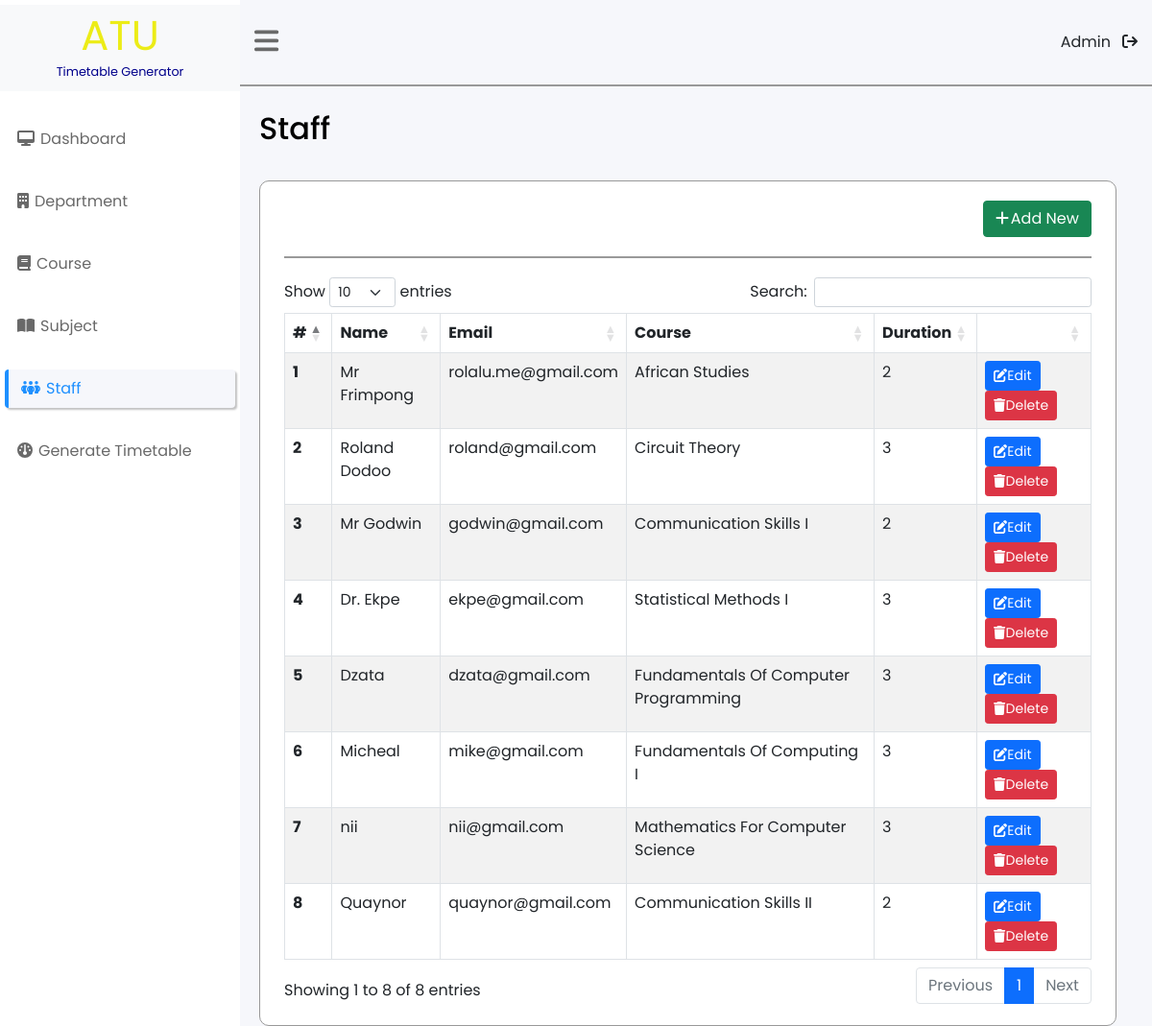
Page /staff.php on the committed database.
### tables this page shows
CREATE TABLE `staff` (
  `staff_id` int(11) NOT NULL,
  `staff_name` varchar(100) DEFAULT NULL,
  `email` varchar(50) DEFAULT NULL,
  `staff_subject` text DEFAULT NULL,
  `duration` int(5) DEFAULT NULL
);

### fetch.php (called while the page is built, shortened)
<?php
   include_once "connection.php";
   try {
   $staffStmt = $conn->prepare("SELECT * FROM staff");
   $staffStmt->execute();
   $staffs= $staffStmt->fetchAll(PDO::FETCH_OBJ);
   } catch (Exception $ex) {
    echo "Connection failed: " . $ex->getMessage();
   }
?>

### staff.php (the view, shortened to what this page needs)
<?php
include "fetch.php";
$sum = 1;
?>
<!DOCTYPE html>
<html lang="en">
<head>
    <link rel="stylesheet" href="https://cdnjs.cloudflare.com/ajax/libs/twitter-bootstrap/5.1.3/css/bootstrap.min.css">
    <link rel="stylesheet" type="text/css" href="https://cdn.datatables.net/1.12.1/css/dataTables.bootstrap5.min.css">
  <link rel="stylesheet" href="icons/css/all.css">
  <link rel="stylesheet" href="CSS/dashboard.css">
  <link rel="stylesheet" href="CSS/department.css">
</head>
<body>
  <div class="sidebar" >
    <div class="sidebar-brand">
      <div class="brand">ATU</div>
      <div class="label">Timetable Generator</div>
    </div>
    <div class="sidebar-menu">
      <ul>
      <li ><a href="dashboard.php"><i class="fa-solid fa-desktop"></i><span>Dashboard</span></a></li>
        <li><a href="department.php"><i class="fa-solid fa-building"></i><span>Department</span></a></li>
        <li ><a href="course.php"><i class="fa-solid fa-book"></i><span>Course</span></a></li>
        <li><a href="subject.php"><i class="fa-solid fa-book-open"></i><span>Subject</span></a></li>
        <li  class="active"><a href="staff.php"><i class="fa-solid fa-people-group"></i><span>Staff</span></a></li>
        <li><a href="generate.php"><i class="fa-solid fa-gauge"></i><span>Generate Timetable</span></a></li>
      </ul>
    </div>
  </div>
   <main>
   <div class="header">
      <div class="icon-bar" id="bars"><i class="fa-solid fa-bars"></i></div>
      <div class="profile">
        <div class="img">Admin</div>
        <div class="log-out"><i class="fa-solid fa-arrow-right-from-bracket"></i></div>
      </div>
    </div>
    <div class="main-content" >
        <div class="menu-title">
            <h3>Staff</h3>
        </div>
        <div class="table-container">
          <div class="addBtn">
          <button type="button" class="btn btn-success" data-bs-toggle="modal" data-bs-target="#exampleModal"> <i class="fa-solid fa-plus" style="margin-right: 2px;"></i></i>Add New</button>
          </div>
        <table  id="table_id" class="display table table-striped table-bordered">
        <thead>
            <tr>
              <th scope="col">#</th>
              <th scope="col">Name</th>
              <th scope="col">Email</th>
              <th scope="col">Course</th>
              <th scope="col">Duration</th>
              <th scope="col"></th>
            </tr>
          </thead>
          <tbody>
          <?php foreach ($staffs as $staff) : ?>
            <tr>
              <th scope="row"><?=$sum++?></th>
              <td><?=$staff->staff_name?></td>
              <td><?=$staff->email?></td>
              <td><?=$staff->staff_subject?></td>
              <td><?=$staff->duration?></td>
              <td>
             <button type="button" class="btn btn-primary btn-sm" data-bs-toggle="modal" data-bs-target="#Modal<?=$staff->staff_id?>"><i class="fa-solid fa-pen-to-square"></i>Edit</button>
             <a href="deleteStaff.php?id=<?=$staff->staff_id?>"><button type="button" class="btn btn-danger btn-sm"><i class="fa-solid fa-trash"></i>Delete</button></a>
              </td>
            </tr>
            <?php endforeach ?>
          </tbody>
    </table>
        </div>
   </main>
</body>
</html>

### CSS/dashboard.css (style rules this page uses)
* { padding: 0; margin: 0; box-sizing: border-box; font-family: 'Poppins', sans-serif; text-decoration: none !important; }
body { background-color: #f6f7fb; display: flex; height: 100vh; position: relative; }
.sidebar { padding-top: 5px; position: fixed; height: 100%; width: 250px; background: #fff; }
.sidebar-brand { display: flex; flex-direction: column; align-items: center; background: #f8f9fa; height: 90px; }
.sidebar-brand .brand { font-size: 2.7rem; color: #ecec17; }
.sidebar-brand .label { margin-top: -5px; font-size: .8rem; color: #00008b; }
.sidebar-menu { margin-top: 30px; padding: 0 5px; }
.sidebar-menu ul { padding: 0 !important; }
.sidebar-menu ul li { display: flex; width: 100%; margin-bottom: 25px; padding: 0 13px ; height: 40px; align-items: center; transition: .2s ease-out; }
.sidebar-menu ul li a { color: #696969; }
.sidebar-menu ul li.active { border-left: 4px solid #1e90ff; border-radius: 4px; background: #f6f7fb; box-shadow: 2px 2px 2px rgba(0, 0, 0, 0.244); }
.sidebar-menu ul li.active a { color: #1e90ff; }
.sidebar .sidebar-menu ul li a .svg-inline--fa { font-size: 1rem !important; }
.sidebar-menu ul li a span { margin-left: 6px; }
main { position: relative; left: 250px; height: 100%; width: calc(100% - 250px); }
.header { position: fixed; display: flex; justify-content: space-between; height: 90px; width: calc(100% - 250px); align-items: center; border-bottom: 2px solid #999; padding: 2px 15px; background: #f6f7fb; z-index: 1; }
.header .icon-bar .svg-inline--fa { color: #696969; cursor: pointer; font-size: 1.8rem; }
.header .profile { display: flex; gap: 12px; }
main .main-content { position: relative; top: 90px; max-height: calc(100% - 90px); width: 100%; padding-top: 25px; padding-left: 20px; }

### CSS/department.css (style rules this page uses)
.display { background: #fff; }
.main-content .menu-title { margin-bottom: 35px; }
.main-content .menu-title h3 { font-size: 2rem; color: #000; }
.main-content .table-container { width: 96%; border: 1px solid #999; padding: 20px 25px; border-radius: 10px; background: #fff; }
.main-content .table-container .addBtn { display: flex; align-items: center; justify-content: flex-end; border-bottom: 2px solid #999; margin-bottom: 20px; padding-bottom: 20px; }

### rows in the picture
staff: staff_name "Mr Frimpong", email "rolalu.me@gmail.com", staff_subject "African Studies", duration "2"
staff: staff_name "Roland Dodoo", email "roland@gmail.com", staff_subject "Circuit Theory", duration "3"
staff: staff_name "Mr Godwin", email "godwin@gmail.com", staff_subject "Communication Skills I", duration "2"
staff: staff_name "Dr. Ekpe", email "ekpe@gmail.com", staff_subject "Statistical Methods I", duration "3"
staff: staff_name "Dzata", email "dzata@gmail.com", staff_subject "Fundamentals Of Computer Programming", duration "3"
staff: staff_name "Micheal", email "mike@gmail.com", staff_subject "Fundamentals Of Computing I", duration "3"
staff: staff_name "nii", email "nii@gmail.com", staff_subject "Mathematics For Computer Science", duration "3"
staff: staff_name "Quaynor", email "quaynor@gmail.com", staff_subject "Communication Skills II", duration "2"
